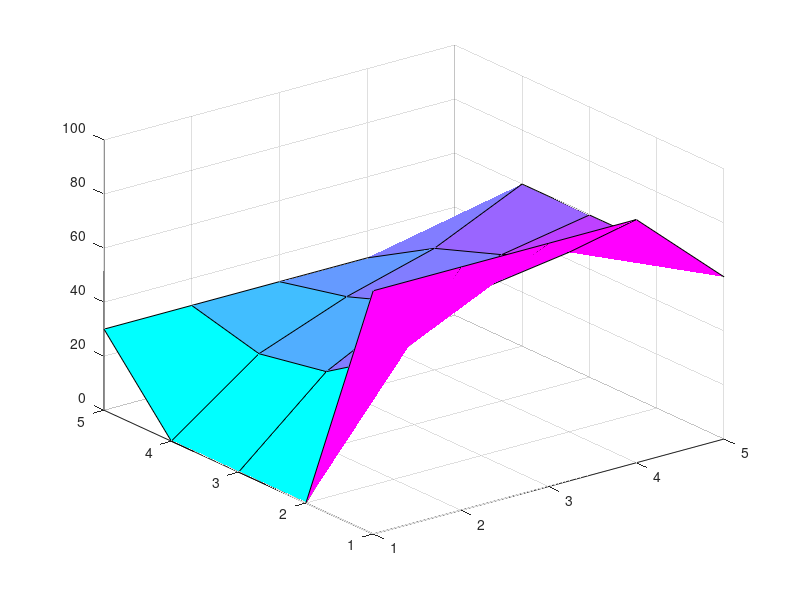

This figure's MATLAB source:
A=[-4,1,0,1,0,0,0,0,0;1,-4,1,0,1,0,0,0,0;0,1,-4,0,0,1,0,0,0;1,0,0,-4,1,0,1,0,0;0,1,0,1,-4,1,0,1,0;0,0,1,0,1,-4,0,0,1;0,0,0,1,0,0,-4,1,0;0,0,0,0,1,0,1,-4,1;0,0,0,0,0,1,0,1,-4];
b=[-90;-90;-150;0;0;-60;-30;-30;-90];
u=A\b;
reshape(u,3,3); %matrix gets redefined to ans
matrix=zeros(5,5);
matrix(2:4,2:4)=ans;
matrix(2:4,2:4)=ans'; %transposes the matrix
matrix(1,1:5)=90;
matrix(1:5,5)=60;
matrix(5,1:5)=30;


surf(matrix);
colormap(cool);